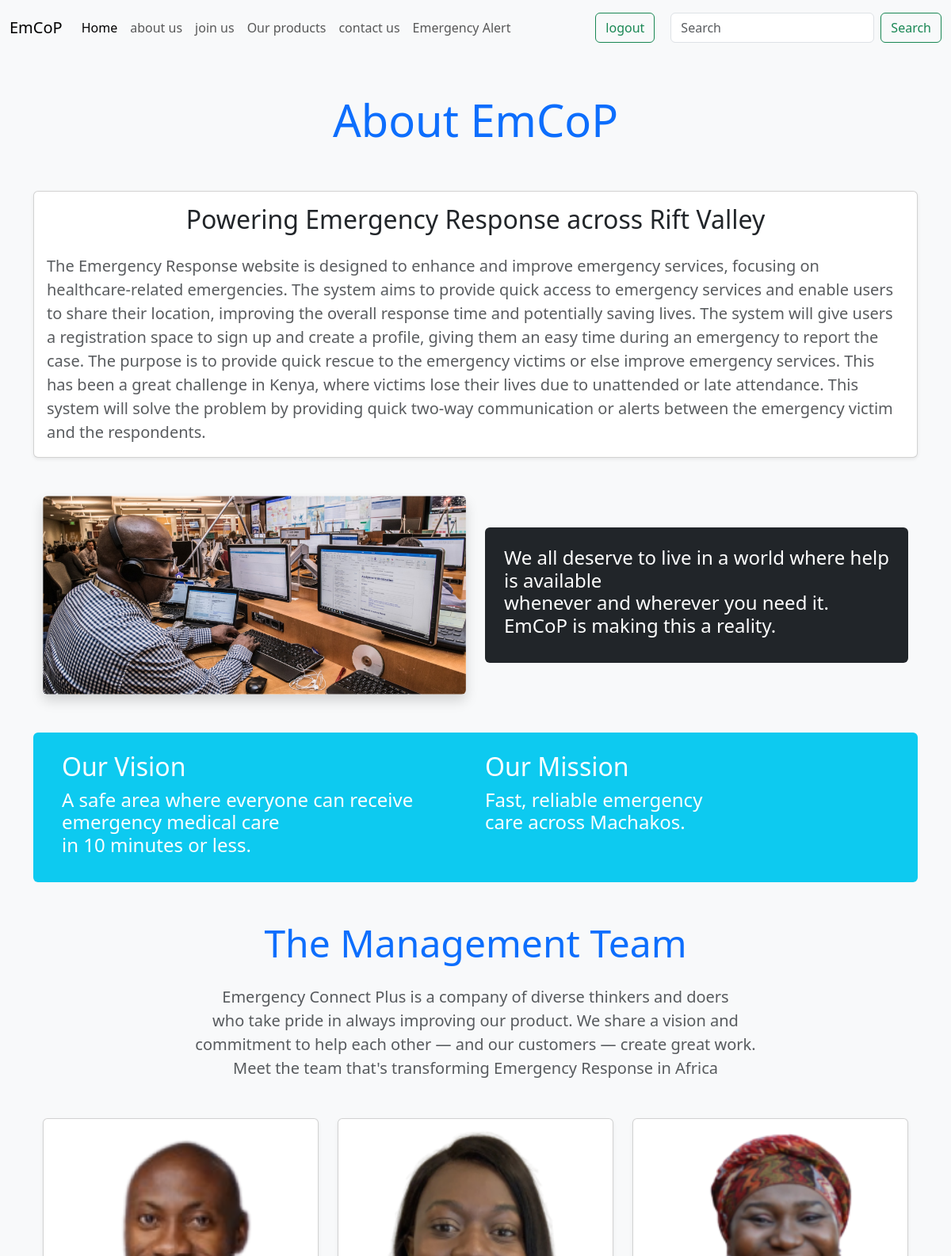
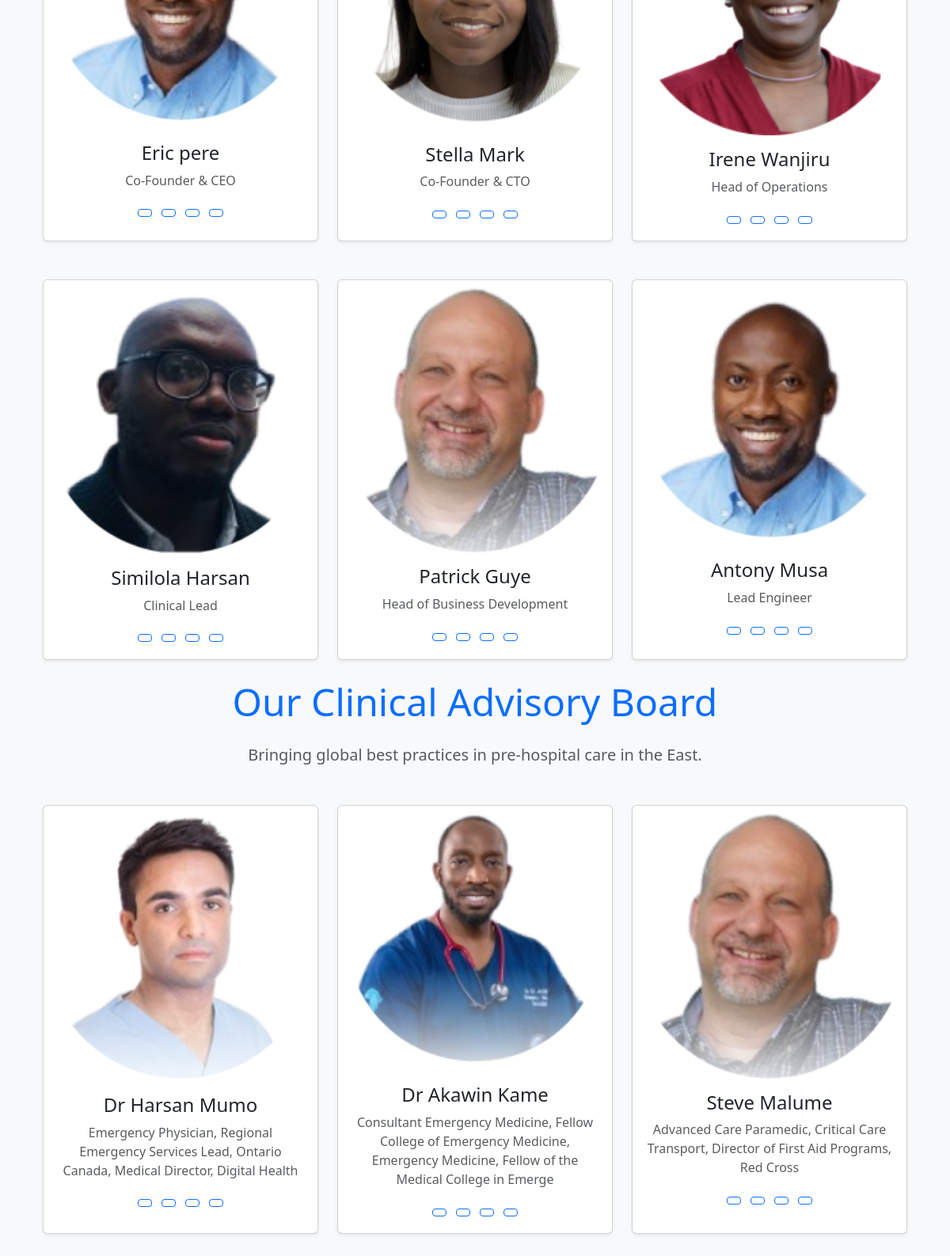
Screenshot of /about/ (signed in) with the database file from the repository (2 pictures, top to bottom).
### EmCoP/models.py (models this page shows)
class Team(models.Model):
    position = models.CharField(max_length= 50)
    name = models.CharField(max_length= 100)
    image = models.ImageField(upload_to ='teams/')
    twitter_url = models.CharField(max_length=60, blank = True)
    instagram_url = models.CharField(max_length=78, blank=True)
    facebook_url = models.CharField(max_length=78,blank=True)
    linkedin_url = models.CharField(max_length=78, blank=True)

class Board(models.Model):
    name = models.CharField(max_length=100)
    description = models.TextField(max_length=150)
    image = models.ImageField(upload_to ='board/', blank=False)
    twitter_url = models.CharField(max_length=60, blank = True)
    linkedin_url = models.CharField(max_length=78, blank=True)

### EmCoP/views.py (the view)
# urls.py: path('about/', views.about, name= 'About us'),
def about(request):
    teams = Team.objects.all()
    boards = Board.objects.all()
    return render(request, 'about.html', {'teams': teams, 'boards': boards})

### EmCoP/templates/about.html (shortened to what this page needs)
{% extends "layout.html" %}
{% load static %}
{% block body %}
<main class="main bg-light">
  <div class="container py-5">
    <div class="row">
      <div class="col-12 text-center mb-5">
        <h1 class="display-4 text-primary">About EmCoP</h1>
      </div>
    </div>
    <div class="row mb-5">
      <div class="col-lg-12">
        <div class="card shadow-sm">
          <div class="card-body">
            <h2 class="card-title text-center mb-4">
              Powering Emergency Response across Rift Valley
            </h2>
            <p class="card-text lead text-muted">
              The Emergency Response website is designed to enhance and improve
              emergency services, focusing on healthcare-related emergencies.
              The system aims to provide quick access to emergency services and
              enable users to share their location, improving the overall
              response time and potentially saving lives. The system will give
              users a registration space to sign up and create a profile, giving
              them an easy time during an emergency to report the case. The
              purpose is to provide quick rescue to the emergency victims or
              else improve emergency services. This has been a great challenge
              in Kenya, where victims lose their lives due to unattended or late
              attendance. This system will solve the problem by providing quick
              two-way communication or alerts between the emergency victim and
              the respondents.
            </p>
          </div>
        </div>
      </div>
    </div>
    <div class="container">
      <div class="row align-items-center mb-5">
        <div class="col-md-6">
          <img
            src="{% static 'assets/images/about-2.png' %}"
            class="img-fluid rounded shadow"
            alt="Emergency Response"
          />
        </div>
        <div class="col-md-6">
          <div class="bg-dark text-white p-4 rounded">
            <p class="h4">
              We all deserve to live in a world where help is available <br />
              whenever and wherever you need it. <br />
              EmCoP is making this a reality.
            </p>
          </div>
        </div>
      </div>
    </div>
    <div class="container mb-5">
      <div class="row bg-info text-white p-4 rounded">
        <div class="col-md-6">
          <h2>Our Vision</h2>
          <p class="h4">
            A safe area where everyone can receive <br />
            emergency medical care <br />
            in 10 minutes or less.
          </p>
        </div>
        <div class="col-md-6">
          <h2>Our Mission</h2>
          <p class="h4">
            Fast, reliable emergency <br />
            care across Machakos.
          </p>
        </div>
      </div>
    </div>
    <section id="team" class="team section">
      <div class="container text-center mb-5">
        <h2 class="display-5 text-primary mb-4">The Management Team</h2>
        <p class="lead text-muted mb-5">
          Emergency Connect Plus is a company of diverse thinkers and doers
          <br />
          who take pride in always improving our product. We share a vision and
          <br />
          commitment to help each other — and our customers — create great work.
          <br />
          Meet the team that's transforming Emergency Response in Africa
        </p>
      </div>
      <div class="container">
        <div class="row gy-4">
          {% for team in teams %}
          <div class="col-lg-4 mb-4">
            <div class="card h-100 shadow-sm">
              <img
                src="{{team.image.url}}"
                class="card-img-top"
                alt="{{team.name}}"
              />
              <div class="card-body text-center">
                <h4 class="card-title">{{team.name}}</h4>
                <p class="card-text text-muted">{{team.position}}</p>
                <div class="social-links">
                  <a
                    href="{{team.twitter_url}}"
                    class="btn btn-outline-primary btn-sm m-1"
                    ></a>
                  <a
                    href="{{team.twitter_url}}"
                    class="btn btn-outline-primary btn-sm m-1"
                    ></a>
                  <a
                    href="{{team.twitter_url}}"
                    class="btn btn-outline-primary btn-sm m-1"
                    ></a>
                  <a
                    href="{{team.twitter_url}}"
                    class="btn btn-outline-primary btn-sm m-1"
                    ></a>
                </div>
              </div>
            </div>
          </div>
          {% endfor %}
        </div>
      </div>
    </section>
    <section id="advisory-board" class="advisory-board section">
      <div class="container text-center mb-5">
        <h2 class="display-5 text-primary mb-4">Our Clinical Advisory Board</h2>
        <p class="lead text-muted">
          Bringing global best practices in pre-hospital care in the East.
        </p>
      </div>
      <div class="container">
        <div class="row gy-4">
          {% for board in boards %}
          <div class="col-lg-4 mb-4">
            <div class="card h-100 shadow-sm">
              <img
                src="/media/{{board.image}}"
                class="card-img-top"
                alt="{{board.name}}"
              />
              <div class="card-body text-center">
                <h4 class="card-title">{{board.name}}</h4>
                <p class="card-text text-muted">{{board.description}}</p>
                <div class="social-links">
                  <a
                    href="{{board.twitter_url}}"
                    class="btn btn-outline-primary btn-sm m-1"
                    ></a>
                  <a
                    href="{{board.twitter_url}}"
                    class="btn btn-outline-primary btn-sm m-1"
                    ></a>
                  <a
                    href="{{board.twitter_url}}"
                    class="btn btn-outline-primary btn-sm m-1"
                    ></a>
                  <a
                    href="{{board.twitter_url}}"
                    class="btn btn-outline-primary btn-sm m-1"
                    ></a>
                </div>
              </div>
            </div>
          </div>
          {% endfor %}
        </div>
      </div>
    </section>
  </div>
</main>
{% endblock %}

### rows the page displays
Team: image (picture), name "Eric pere", position "Co-Founder & CEO"
Team: image (picture), name "Stella Mark", position "Co-Founder & CTO"
Team: image (picture), name "Irene Wanjiru", position "Head of Operations"
Team: image (picture), name "Similola Harsan", position "Clinical Lead"
Team: image (picture), name "Patrick Guye", position "Head of Business Development"
Team: image (picture), name "Antony Musa", position "Lead Engineer"
Board: image (picture), name "Dr Harsan Mumo", description "Emergency Physician, Regional Emergency Services Lead, Ontario Canada, Medical Director, Digital Health"
Board: image (picture), name "Dr Akawin Kame", description "Consultant Emergency Medicine, Fellow College of Emergency Medicine, Emergency Medicine, Fellow of the Medical College in Emerge"
Board: image (picture), name "Steve Malume", description "Advanced Care Paramedic, Critical Care Transport, Director of First Aid Programs, Red Cross"
